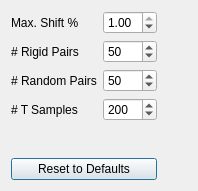
<?xml version="1.0" encoding="UTF-8"?>
<ui version="4.0">
 <class>StatisticsSettingsDialog</class>
 <widget class="QDialog" name="StatisticsSettingsDialog">
  <property name="geometry">
   <rect>
    <x>0</x>
    <y>0</y>
    <width>198</width>
    <height>191</height>
   </rect>
  </property>
  <property name="windowTitle">
   <string>Stat Settings</string>
  </property>
  <property name="sizeGripEnabled">
   <bool>false</bool>
  </property>
  <layout class="QGridLayout" name="gridLayout">
   <item row="0" column="1">
    <widget class="QDoubleSpinBox" name="maxShiftSpinBox">
     <property name="minimum">
      <double>0.010000000000000</double>
     </property>
     <property name="maximum">
      <double>1.000000000000000</double>
     </property>
     <property name="singleStep">
      <double>0.010000000000000</double>
     </property>
     <property name="value">
      <double>1.000000000000000</double>
     </property>
    </widget>
   </item>
   <item row="3" column="1">
    <widget class="QSpinBox" name="tSampleSizeSpinBox">
     <property name="minimum">
      <number>1</number>
     </property>
     <property name="maximum">
      <number>1000</number>
     </property>
     <property name="value">
      <number>200</number>
     </property>
    </widget>
   </item>
   <item row="1" column="1">
    <widget class="QSpinBox" name="rigidPairsSpinBox">
     <property name="minimum">
      <number>1</number>
     </property>
     <property name="maximum">
      <number>1000</number>
     </property>
     <property name="value">
      <number>50</number>
     </property>
    </widget>
   </item>
   <item row="2" column="1">
    <widget class="QSpinBox" name="randomPairsSpinBox">
     <property name="minimum">
      <number>1</number>
     </property>
     <property name="maximum">
      <number>1000</number>
     </property>
     <property name="value">
      <number>50</number>
     </property>
    </widget>
   </item>
   <item row="2" column="0">
    <widget class="QLabel" name="label_2">
     <property name="text">
      <string># Random Pairs</string>
     </property>
    </widget>
   </item>
   <item row="1" column="0">
    <widget class="QLabel" name="label">
     <property name="text">
      <string># Rigid Pairs</string>
     </property>
    </widget>
   </item>
   <item row="5" column="0" colspan="2">
    <widget class="QPushButton" name="defaultsButton">
     <property name="text">
      <string>Reset to Defaults</string>
     </property>
    </widget>
   </item>
   <item row="3" column="0">
    <widget class="QLabel" name="label_4">
     <property name="text">
      <string># T Samples</string>
     </property>
    </widget>
   </item>
   <item row="0" column="0">
    <widget class="QLabel" name="label_3">
     <property name="text">
      <string>Max. Shift %</string>
     </property>
    </widget>
   </item>
   <item row="0" column="4">
    <spacer name="horizontalSpacer_3">
     <property name="orientation">
      <enum>Qt::Horizontal</enum>
     </property>
     <property name="sizeHint" stdset="0">
      <size>
       <width>40</width>
       <height>20</height>
      </size>
     </property>
    </spacer>
   </item>
   <item row="4" column="0">
    <spacer name="verticalSpacer_2">
     <property name="orientation">
      <enum>Qt::Vertical</enum>
     </property>
     <property name="sizeHint" stdset="0">
      <size>
       <width>20</width>
       <height>40</height>
      </size>
     </property>
    </spacer>
   </item>
  </layout>
 </widget>
 <resources/>
 <connections/>
</ui>
